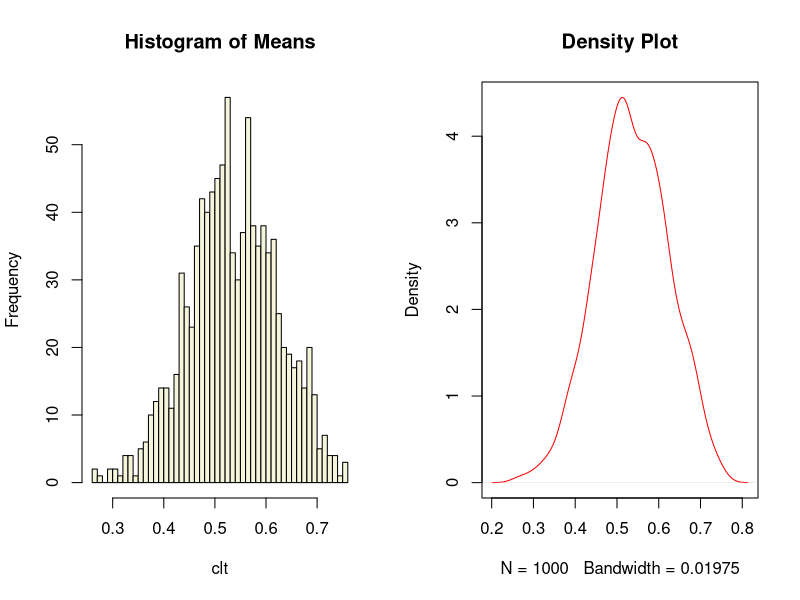

Generate this figure with R:
# Central limit theorem simulation 
set.seed(0) 

# Create an empty vector
clt <- NULL 

# Sample size for each sample
n <- 10

# Population - Uniform distribution
p <- runif(50)

# Number of sample means to take
n_means <- 1000

# Calculate 
for (i in 1:n_means) {
  clt = c(clt, mean(sample(p, n, replace = T)))
}

# Visualize the simulation result
par(mfrow=c(1,2))
hist(clt, breaks = 50, main = 'Histogram of Means', col = 'beige')
plot(density(clt), main = 'Density Plot', col = 'red')